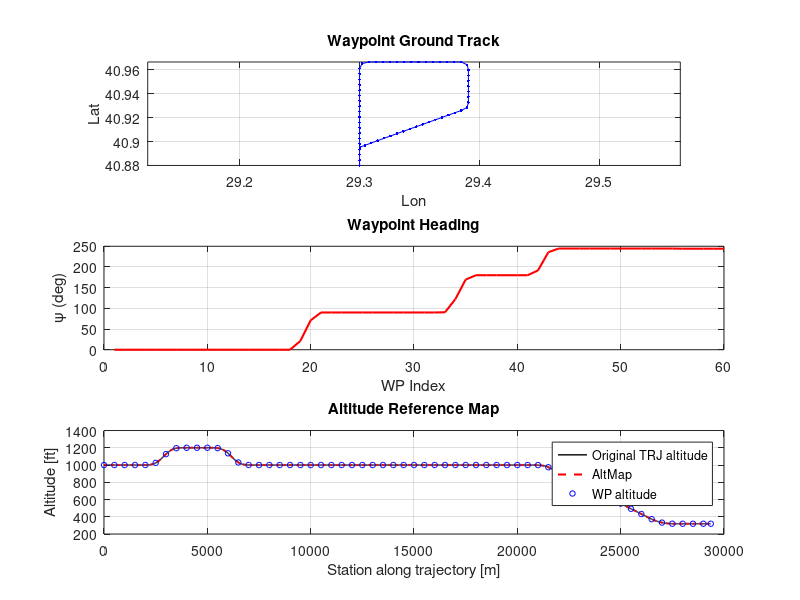

The MATLAB script that drew this image:
%% ============================================================
% trajectory.mat içindeki trajectory'den
% WPs = [lon_deg, lat_deg, alt_ft, TAS_kts]
% waypoint matrisi oluştur
%
% Ayrıca altitude reference map oluşturur:
% AltMap = [station_m, alt_ref_ft]
% ============================================================

load('trajectory.mat');   % TRJ yapısını yükler

%% ------------------------------------------------------------
% PARAMETRELER
% -------------------------------------------------------------
WP_DIST_M      = 500;     % waypoint aralığı [m]
ALT_MAP_DIST_M = 20;      % altitude map aralığı [m] 

R_earth = 6371000;

BANK_DEG = 20;
g_ms2    = 9.81;

%% ------------------------------------------------------------
% Trajectory verileri 
% -------------------------------------------------------------
lat = TRJ.lat_deg(:);
lon = TRJ.lon_deg(:);
alt = TRJ.alt_ft(:);
vel = TRJ.vel_ms(:);

N = length(lat);

%% ------------------------------------------------------------
% Yol mesafesi - kümülatif
% -------------------------------------------------------------
ds = zeros(N,1);

for k = 2:N

    dlat = deg2rad(lat(k) - lat(k-1));
    dlon = deg2rad(lon(k) - lon(k-1));

    lat_avg = deg2rad(0.5*(lat(k) + lat(k-1)));

    dx = R_earth * dlon * cos(lat_avg);
    dy = R_earth * dlat;

    ds(k) = sqrt(dx^2 + dy^2);

end

s = cumsum(ds);

[s_unique, ia] = unique(s, 'stable');

lat_u = lat(ia);
lon_u = lon(ia);
alt_u = alt(ia);
vel_u = vel(ia);

%% ------------------------------------------------------------
% WP ÖRNEKLEME
% -------------------------------------------------------------
s_wp = (0:WP_DIST_M:s_unique(end))';

if s_wp(end) < s_unique(end)
    s_wp(end+1) = s_unique(end);
end

%% ------------------------------------------------------------
% WAYPOINT INTERPOLATION
% -------------------------------------------------------------
lat_wp = interp1(s_unique, lat_u, s_wp, 'linear');
lon_wp = interp1(s_unique, lon_u, s_wp, 'linear');
alt_wp = interp1(s_unique, alt_u, s_wp, 'linear');
vel_wp = interp1(s_unique, vel_u, s_wp, 'linear');

tas_kts = vel_wp * 1.94384;

%% ------------------------------------------------------------
% ALTITUDE REFERENCE MAP
%
% FORMAT:
% AltMap = [station_m, alt_ref_ft]
%
% station_m:
%   rotanın başlangıcından itibaren yatay kümülatif mesafe [m]
%
% alt_ref_ft:
%   o mesafedeki istenen altitude referansı [ft]
% -------------------------------------------------------------

s_alt = (0:ALT_MAP_DIST_M:s_unique(end))';

if s_alt(end) < s_unique(end)
    s_alt(end+1) = s_unique(end);
end

% Burada pchip kullanıyoruz çünkü altitude profilini daha yumuşak verir.
% Tracker içinde daha sonra lineer interpolation yapılacak.
alt_ref = interp1(s_unique, alt_u, s_alt, 'pchip');

AltMap = [s_alt, alt_ref];

%% ------------------------------------------------------------
% Psi Hesabı
% -------------------------------------------------------------
psi_deg = zeros(size(lat_wp));

for k = 1:length(lat_wp)-1

    lat1 = deg2rad(lat_wp(k));
    lat2 = deg2rad(lat_wp(k+1));

    dlon = deg2rad(lon_wp(k+1) - lon_wp(k));

    x = sin(dlon) * cos(lat2);

    y = cos(lat1)*sin(lat2) - ...
        sin(lat1)*cos(lat2)*cos(dlon);

    psi = atan2d(x,y);

    psi_deg(k) = mod(psi,360);

end

% son noktaya bir önceki heading'i ver
psi_deg(end) = psi_deg(end-1);

%% ------------------------------------------------------------
% WPs MATRİSİ
% [lon_deg, lat_deg, alt_ft, TAS_kts]
% -------------------------------------------------------------
WPs = [ ...
    lon_wp, ...
    lat_wp, ...
    alt_wp, ...
    tas_kts];

ApproachParams = TRJ.ApproachParams;

%% ------------------------------------------------------------
% save
% -------------------------------------------------------------
save('WPs.mat','WPs','psi_deg','AltMap','ApproachParams');

fprintf('Toplam waypoint sayısı: %d\n', size(WPs,1));
fprintf('Toplam altitude map noktası: %d\n', size(AltMap,1));
fprintf('Toplam rota uzunluğu: %.2f m\n', s_unique(end));

%% ------------------------------------------------------------
% PLOT
% -------------------------------------------------------------
figure('Color','w');

subplot(3,1,1)
plot(lon_wp,lat_wp,'b.-');
axis equal;
grid on;
xlabel('Lon');
ylabel('Lat');
title('Waypoint Ground Track');

subplot(3,1,2)
plot(psi_deg,'r','LineWidth',1.5);
grid on;
ylabel('\psi (deg)');
xlabel('WP Index');
title('Waypoint Heading');

subplot(3,1,3)
plot(s_unique, alt_u, 'k-', 'LineWidth', 1.0); hold on;
plot(AltMap(:,1), AltMap(:,2), 'r--', 'LineWidth', 1.5);
plot(s_wp, alt_wp, 'bo', 'MarkerSize', 4);
grid on;
xlabel('Station along trajectory [m]');
ylabel('Altitude [ft]');
legend('Original TRJ altitude','AltMap','WP altitude');
title('Altitude Reference Map');
